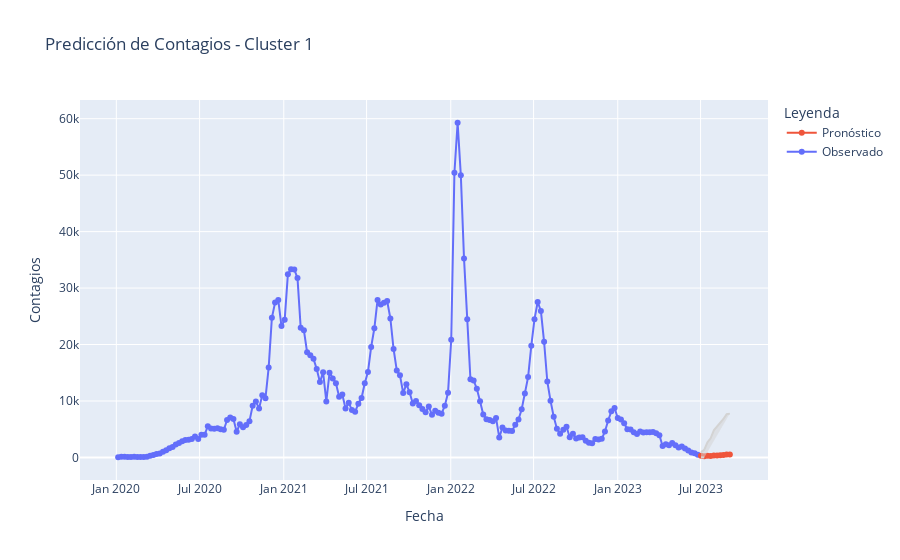

Notebook source saved alongside this figure:
### Code cell
datos = cargar_datos_cluster(ruta_csv, cluster_id)
datos_transformados, lambda_ = preparar_datos_actuales(datos)
modelo_ajustado = ajustar_modelo_sarima(datos_transformados, order, seasonal_order)
predicciones, intervalos_confianza = realizar_predicciones_futuras(modelo_ajustado, n_preds, lambda_)
visualizar_predicciones_futuras(datos, predicciones, intervalos_confianza, cluster_id)

### Figure 1 — Plotly figure (JSON) as saved in the notebook; plotly's stock layout.template omitted (floating-point values rounded to 4 significant figures; data arrays with more than 128 entries replaced by an {"elided": "..."} marker saying what was removed)
{"data": [{"mode": "lines+markers", "name": "Observado", "type": "scatter", "x": {"elided": "182 str values"}, "y": {"elided": "182 int values"}}, {"mode": "lines+markers", "name": "Pronóstico", "type": "scatter", "x": ["2023-07-02T00:00:00", "2023-07-09T00:00:00", "2023-07-16T00:00:00", "2023-07-23T00:00:00", "2023-07-30T00:00:00", "2023-08-06T00:00:00", "2023-08-13T00:00:00", "2023-08-20T00:00:00", "2023-08-27T00:00:00", "2023-09-03T00:00:00"], "y": [304.1, 206.0, 284.1, 234.2, 345.4, 352.3, 391.7, 442.8, 528.3, 499.1]}, {"line": {"color": "lightgrey"}, "mode": "lines", "showlegend": false, "type": "scatter", "x": ["2023-07-02T00:00:00", "2023-07-09T00:00:00", "2023-07-16T00:00:00", "2023-07-23T00:00:00", "2023-07-30T00:00:00", "2023-08-06T00:00:00", "2023-08-13T00:00:00", "2023-08-20T00:00:00", "2023-08-27T00:00:00", "2023-09-03T00:00:00"], "y": [53.32, 1.118, null, null, null, null, null, null, null, null]}, {"fill": "tonexty", "line": {"color": "lightgrey"}, "mode": "lines", "showlegend": false, "type": "scatter", "x": ["2023-07-02T00:00:00", "2023-07-09T00:00:00", "2023-07-16T00:00:00", "2023-07-23T00:00:00", "2023-07-30T00:00:00", "2023-08-06T00:00:00", "2023-08-13T00:00:00", "2023-08-20T00:00:00", "2023-08-27T00:00:00", "2023-09-03T00:00:00"], "y": [931.0, 1352.0, 2666.0, 3383.0, 4800.0, 5414.0, 6114.0, 6811.0, 7670.0, 7760.0]}], "layout": {"legend": {"title": {"text": "Leyenda"}}, "title": {"text": "Predicción de Contagios - Cluster 1"}, "xaxis": {"title": {"text": "Fecha"}}, "yaxis": {"title": {"text": "Contagios"}}}}
